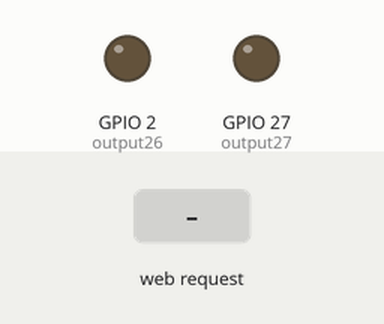
This sketch was run on a simulated ESP32. On the bench: output pins drawn as LEDs (lit = HIGH). Inputs (shaded band) come from the test bench. What the sketch prints to the serial monitor is not drawn.

Above: at 1.2 s.
1.3 s: HTTP request GET /26/on received
At 1.6 s:
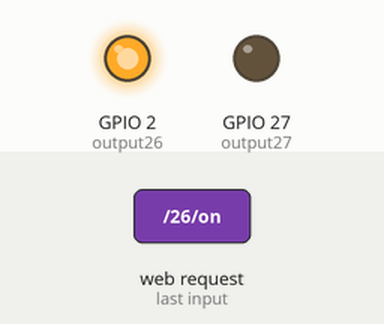
2.8 s: HTTP request GET /27/on received
At 3.9 s:
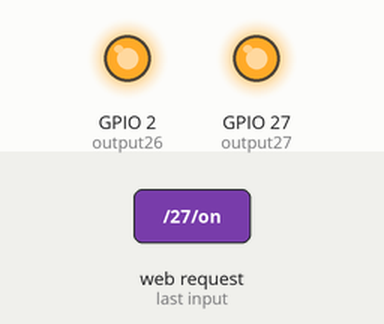
4.3 s: HTTP request GET /26/off received
At 5.0 s:
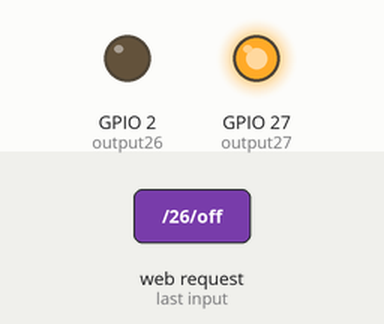
5.8 s: HTTP request GET /27/off received
At 6.2 s:
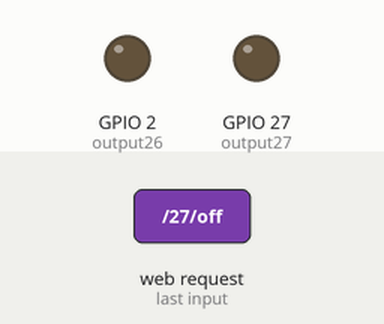
Timing chart, 0 to 8.3 s (numbered marks = the images above; inputs shaded):
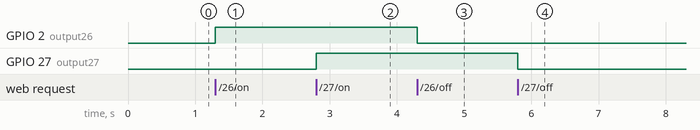

The sketch:

led_access_point.ino
```cpp
// (licence header left out)
#include <WiFi.h>
#include <WebServer.h>

// Replace with SSID and PASSWORD for the ESP32 ACCESS POINT
// (for testing you can leave the default)
const char* ssid = "ESP32_ACCESS_POINT";
const char* password = "pass123456";

// Assign output variables to GPIO pins
const int output26 = 2;
const int output27 = 27;
String output26State = "off";
String output27State = "off";

// Create a web server object
WebServer server(80);

// Function to handle turning GPIO 26 on
void handleGPIO26On() {
  output26State = "on";
  digitalWrite(output26, HIGH);
  handleRoot();
}

// Function to handle turning GPIO 26 off
void handleGPIO26Off() {
  output26State = "off";
  digitalWrite(output26, LOW);
  handleRoot();
}

// Function to handle turning GPIO 27 on
void handleGPIO27On() {
  output27State = "on";
  digitalWrite(output27, HIGH);
  handleRoot();
}

// Function to handle turning GPIO 27 off
void handleGPIO27Off() {
  output27State = "off";
  digitalWrite(output27, LOW);
  handleRoot();
}

// Function to handle the root URL and show the current states
void handleRoot() {
  String html = "<!DOCTYPE html><html><head><meta name=\"viewport\" content=\"width=device-width, initial-scale=1\">";
  html += "<link rel=\"icon\" href=\"data:,\">";
  html += "<style>html { font-family: Helvetica; display: inline-block; margin: 0px auto; text-align: center;}";
  html += ".button { background-color: #4CAF50; border: none; color: white; padding: 16px 40px; text-decoration: none; font-size: 30px; margin: 2px; cursor: pointer;}";
  html += ".button2 { background-color: #555555; }</style></head>";
  html += "<body><h1>ESP32 Web Server</h1>";

  // Display GPIO 26 controls
  html += "<p>GPIO 26 - State " + output26State + "</p>";
  if (output26State == "off") {
    html += "<p><a href=\"/26/on\"><button class=\"button\">ON</button></a></p>";
  } else {
    html += "<p><a href=\"/26/off\"><button class=\"button button2\">OFF</button></a></p>";
  }

  // Display GPIO 27 controls
  html += "<p>GPIO 27 - State " + output27State + "</p>";
  if (output27State == "off") {
    html += "<p><a href=\"/27/on\"><button class=\"button\">ON</button></a></p>";
  } else {
    html += "<p><a href=\"/27/off\"><button class=\"button button2\">OFF</button></a></p>";
  }

  html += "</body></html>";
  server.send(200, "text/html", html);
}

void setup() {
  Serial.begin(115200);

  // Initialize the output variables as outputs
  pinMode(output26, OUTPUT);
  pinMode(output27, OUTPUT);
  // Set outputs to LOW
  digitalWrite(output26, LOW);
  digitalWrite(output27, LOW);

  // Set the ESP32 as access point
  Serial.print("Setting as access point ");
  WiFi.mode(WIFI_AP);
  WiFi.softAP(ssid, password);

  Serial.println("");
  Serial.println("ESP32 Wi-Fi Access Point ready!");
  IPAddress IP = WiFi.softAPIP();
  Serial.print("AP IP address: ");
  Serial.println(IP);

  // Set up the web server to handle different routes
  server.on("/", handleRoot);
  server.on("/26/on", handleGPIO26On);
  server.on("/26/off", handleGPIO26Off);
  server.on("/27/on", handleGPIO27On);
  server.on("/27/off", handleGPIO27Off);

  // Start the web server
  server.begin();
  Serial.println("HTTP server started");
}

void loop() {
  // Handle incoming client requests
  server.handleClient();
}
```

Measured:
- after the input at 1.3 s, GPIO 2 (output26): LOW → HIGH at once
- after the input at 2.8 s, GPIO 27 (output27): LOW → HIGH at once
- after the input at 4.3 s, GPIO 2 (output26): HIGH → LOW at once
- after the input at 5.8 s, GPIO 27 (output27): HIGH → LOW at once
